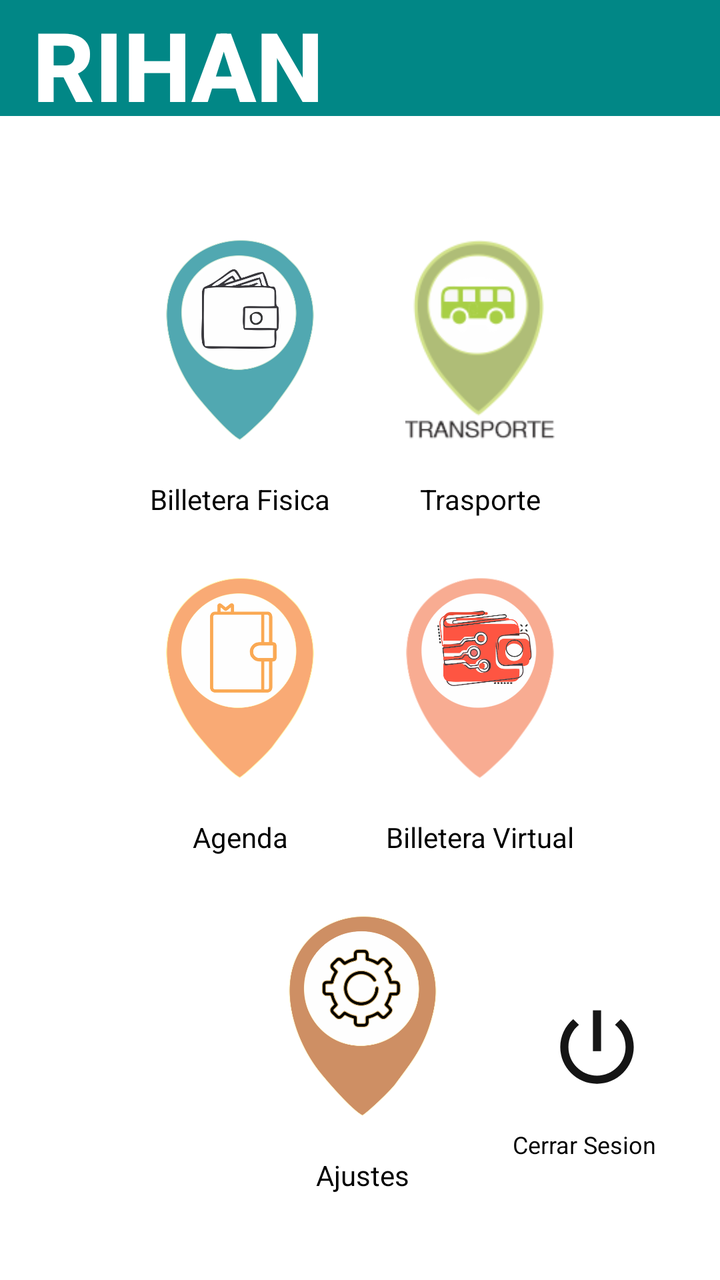
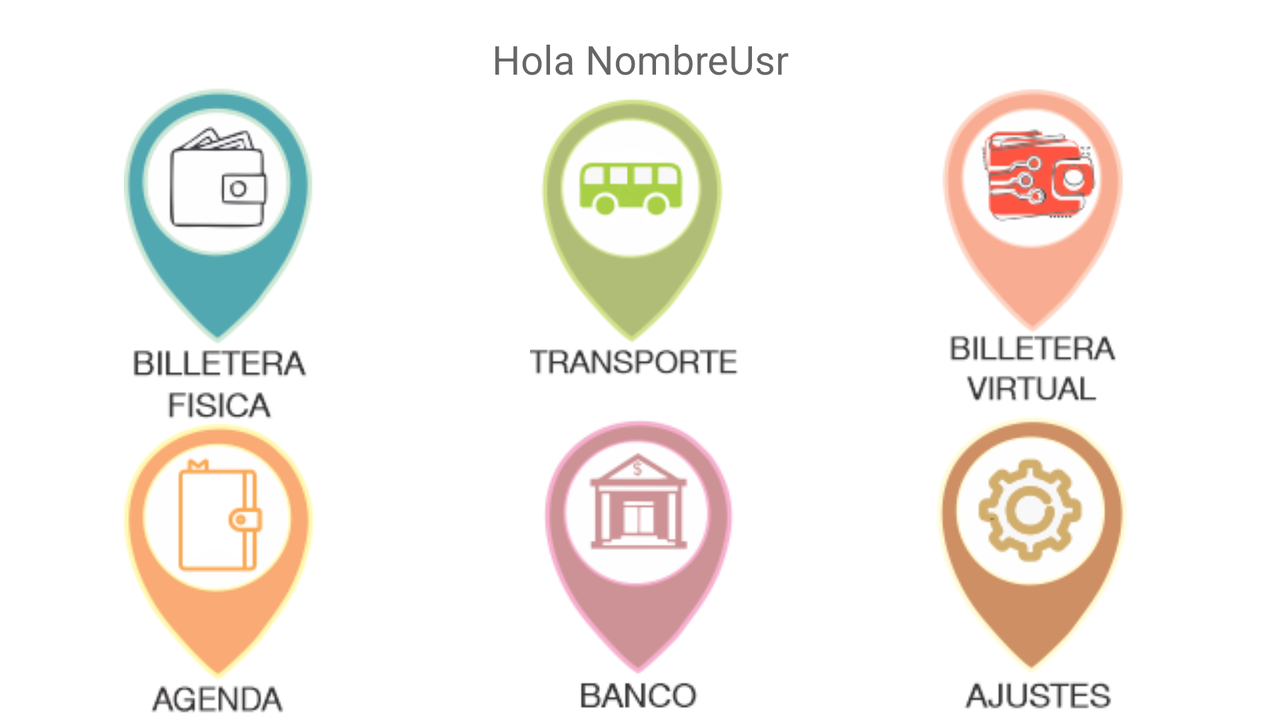

One screen, two layout resources from the same app: the default and the repository's alternative for another configuration. Each is rendered where Android would select it; the XML of both is given below.
<!-- AndroidManifest.xml: application theme Theme.RihanApp2 -->
<!-- res/layout/activity_menu_principal.xml -->
<?xml version="1.0" encoding="utf-8"?>
<androidx.constraintlayout.widget.ConstraintLayout xmlns:android="http://schemas.android.com/apk/res/android"
    xmlns:app="http://schemas.android.com/apk/res-auto"
    xmlns:tools="http://schemas.android.com/tools"
    android:layout_width="match_parent"
    android:layout_height="match_parent"
    android:background="@color/white"
    tools:context=".MenuPrincipal">

    <TextView
        android:id="@+id/textView4"
        android:layout_width="408dp"
        android:layout_height="58dp"
        android:background="@color/teal_700"
        android:fontFamily="sans-serif-medium"
        android:onClick="onClick"
        android:paddingLeft="40dp"
        android:text="@string/Titulo"
        android:textAlignment="textStart"
        android:textColor="@color/white"
        android:textSize="48sp"
        android:textStyle="bold"
        app:layout_constraintEnd_toEndOf="parent"
        app:layout_constraintStart_toStartOf="parent"
        app:layout_constraintTop_toTopOf="parent" />

    <ImageView
        android:id="@+id/imageView11"
        android:layout_width="100dp"
        android:layout_height="100dp"
        android:layout_marginStart="70dp"
        android:layout_marginTop="120dp"
        android:contentDescription="@string/IB_BF"
        android:onClick="onClick"
        app:layout_constraintStart_toStartOf="parent"
        app:layout_constraintTop_toTopOf="parent"
        app:srcCompat="@drawable/billeterafisica" />

    <ImageView
        android:id="@+id/imageView12"
        android:layout_width="100dp"
        android:layout_height="100dp"
        android:layout_marginTop="120dp"
        android:layout_marginEnd="70dp"
        android:contentDescription="@string/IB_T"
        android:onClick="onClick"
        app:layout_constraintEnd_toEndOf="parent"
        app:layout_constraintTop_toTopOf="parent"
        app:srcCompat="@drawable/trasnporte" />

    <TextView
        android:id="@+id/textView12"
        android:layout_width="wrap_content"
        android:layout_height="wrap_content"
        android:layout_marginTop="20dp"
        android:text="@string/tvBilFisica"
        android:textAlignment="center"
        android:textColor="@color/black"
        android:textSize="14sp"
        app:layout_constraintEnd_toEndOf="@+id/imageView11"
        app:layout_constraintStart_toStartOf="@+id/imageView11"
        app:layout_constraintTop_toBottomOf="@+id/imageView11" />

    <TextView
        android:id="@+id/textView13"
        android:layout_width="wrap_content"
        android:layout_height="wrap_content"
        android:layout_marginTop="20dp"
        android:text="@string/tvTrasnporte"
        android:textAlignment="center"
        android:textColor="@color/black"
        android:textSize="14sp"
        app:layout_constraintEnd_toEndOf="@+id/imageView12"
        app:layout_constraintStart_toStartOf="@+id/imageView12"
        app:layout_constraintTop_toBottomOf="@+id/imageView12" />

    <ImageView
        android:id="@+id/imageView13"
        android:layout_width="100dp"
        android:layout_height="100dp"
        android:layout_marginStart="70dp"
        android:layout_marginTop="30dp"
        android:contentDescription="@string/IB_A"
        android:onClick="onClick"
        app:layout_constraintStart_toStartOf="parent"
        app:layout_constraintTop_toBottomOf="@+id/textView12"
        app:srcCompat="@drawable/ajuste" />

    <ImageView
        android:id="@+id/imageView14"
        android:layout_width="100dp"
        android:layout_height="100dp"
        android:layout_marginTop="30dp"
        android:layout_marginEnd="70dp"
        android:contentDescription="@string/IB_BV"
        android:onClick="onClick"
        app:layout_constraintEnd_toEndOf="parent"
        app:layout_constraintTop_toBottomOf="@+id/textView13"
        app:srcCompat="@drawable/billeteravirtual" />

    <TextView
        android:id="@+id/textView17"
        android:layout_width="wrap_content"
        android:layout_height="wrap_content"
        android:layout_marginTop="20dp"
        android:text="@string/tvAgenda"
        android:textAlignment="center"
        android:textColor="@color/black"
        android:textSize="14sp"
        app:layout_constraintEnd_toEndOf="@+id/imageView13"
        app:layout_constraintStart_toStartOf="@+id/imageView13"
        app:layout_constraintTop_toBottomOf="@+id/imageView13" />

    <TextView
        android:id="@+id/textView18"
        android:layout_width="wrap_content"
        android:layout_height="wrap_content"
        android:layout_marginTop="20dp"
        android:text="@string/tvBilVirtual"
        android:textAlignment="center"
        android:textColor="@color/black"
        android:textSize="14sp"
        app:layout_constraintEnd_toEndOf="@+id/imageView14"
        app:layout_constraintStart_toStartOf="@+id/imageView14"
        app:layout_constraintTop_toBottomOf="@+id/imageView14" />

    <ImageView
        android:id="@+id/imageView15"
        android:layout_width="100dp"
        android:layout_height="100dp"
        android:layout_marginTop="30dp"
        android:contentDescription="@string/IB_AJ"
        android:onClick="onClick"
        app:layout_constraintEnd_toEndOf="@+id/imageView14"
        app:layout_constraintHorizontal_bias="0.51"
        app:layout_constraintStart_toStartOf="@+id/imageView13"
        app:layout_constraintTop_toBottomOf="@+id/textView17"
        app:srcCompat="@drawable/ajuste640" />

    <TextView
        android:id="@+id/textView19"
        android:layout_width="wrap_content"
        android:layout_height="wrap_content"
        android:layout_marginTop="20dp"
        android:text="@string/tvAjuste"
        android:textAlignment="center"
        android:textColor="@color/black"
        android:textSize="14sp"
        app:layout_constraintEnd_toEndOf="@+id/imageView15"
        app:layout_constraintStart_toStartOf="@+id/imageView15"
        app:layout_constraintTop_toBottomOf="@+id/imageView15" />

    <ImageView
        android:id="@+id/logout"
        android:layout_width="59dp"
        android:layout_height="49dp"
        android:layout_marginEnd="32dp"
        android:layout_marginBottom="92dp"
        android:background="@color/white"
        android:contentDescription="@string/CerrarSesio"
        android:minWidth="48dp"
        android:minHeight="48dp"
        android:onClick="onClick"
        app:layout_constraintBottom_toBottomOf="parent"
        app:layout_constraintEnd_toEndOf="parent"
        app:srcCompat="@drawable/ic_baseline_power_settings_new_24" />

    <TextView
        android:id="@+id/textView20"
        android:layout_width="wrap_content"
        android:layout_height="wrap_content"
        android:layout_marginTop="16dp"
        android:text="@string/tvCerrarSesion"
        android:textAlignment="center"
        android:textColor="@color/black"
        android:textSize="12sp"
        app:layout_constraintEnd_toEndOf="@+id/logout"
        app:layout_constraintHorizontal_bias="1.0"
        app:layout_constraintStart_toStartOf="@+id/logout"
        app:layout_constraintTop_toBottomOf="@+id/logout" />

    <TextView
        android:id="@+id/textView54"
        android:layout_width="157dp"
        android:layout_height="wrap_content"
        android:layout_marginStart="125dp"
        android:layout_marginTop="24dp"
        android:textAlignment="center"
        android:textColor="@color/black"
        android:textSize="20sp"
        app:layout_constraintStart_toStartOf="parent"
        app:layout_constraintTop_toBottomOf="@+id/textView4" />
</androidx.constraintlayout.widget.ConstraintLayout>
<!-- resources referenced by this layout -->
<resources>
  <color name="black">#FF000000</color>
  <color name="teal_700">#FF018786</color>
  <color name="white">#FFFFFFFF</color>
  <!-- drawable ajuste: png bitmap (drawable-v24, 34639 bytes) -->
  <!-- drawable ajuste640: png bitmap (drawable-v24, 61495 bytes) -->
  <!-- drawable billeterafisica: png bitmap (drawable-v24, 50665 bytes) -->
  <!-- drawable billeteravirtual: png bitmap (drawable-v24, 64240 bytes) -->
  <!-- drawable ic_baseline_power_settings_new_24 (drawable) -->
  <vector android:height="24dp" android:tint="#151515"
      android:viewportHeight="24" android:viewportWidth="24"
      android:width="24dp" xmlns:android="http://schemas.android.com/apk/res/android">
      <path android:fillColor="@android:color/white" android:pathData="M13,3h-2v10h2L13,3zM17.83,5.17l-1.42,1.42C17.99,7.86 19,9.81 19,12c0,3.87 -3.13,7 -7,7s-7,-3.13 -7,-7c0,-2.19 1.01,-4.14 2.58,-5.42L6.17,5.17C4.23,6.82 3,9.26 3,12c0,4.97 4.03,9 9,9s9,-4.03 9,-9c0,-2.74 -1.23,-5.18 -3.17,-6.83z"/>
  </vector>
  <!-- drawable trasnporte: png bitmap (drawable, 11382 bytes) -->
  <string name="CerrarSesio">CS</string>
  <string name="IB_A">IB-A</string>
  <string name="IB_AJ">IB_AJ</string>
  <string name="IB_BF">IB-BF</string>
  <string name="IB_BV">IB-BV</string>
  <string name="IB_T">IB-T</string>
  <string name="Titulo">RIHAN</string>
  <string name="tvAgenda">Agenda</string>
  <string name="tvAjuste">Ajustes</string>
  <string name="tvBilFisica">Billetera Fisica</string>
  <string name="tvBilVirtual">Billetera Virtual</string>
  <string name="tvCerrarSesion">Cerrar Sesion</string>
  <string name="tvTrasnporte">Trasporte</string>
  <style name="Theme.RihanApp2" parent="Theme.MaterialComponents.Light.NoActionBar">
          
          <item name="colorPrimary">@color/purple_500</item>
          <item name="colorPrimaryVariant">@color/purple_700</item>
          <item name="colorOnPrimary">@color/white</item>
          
          <item name="colorSecondary">@color/teal_200</item>
          <item name="colorSecondaryVariant">@color/teal_700</item>
          <item name="colorOnSecondary">@color/black</item>
          
          <item name="android:statusBarColor" tools:targetApi="l">?attr/colorPrimaryVariant</item>
          
      </style>
  <color name="purple_500">#FF6200EE</color>
  <color name="purple_700">#FF3700B3</color>
  <color name="teal_200">#FF03DAC5</color>
</resources>
<!-- res/layout-land/activity_menu_principal.xml (the repository's variant of the layout above) -->
<!-- drawn on the phone turned sideways -->
<?xml version="1.0" encoding="utf-8"?>
<androidx.constraintlayout.widget.ConstraintLayout xmlns:android="http://schemas.android.com/apk/res/android"
    xmlns:app="http://schemas.android.com/apk/res-auto"
    xmlns:tools="http://schemas.android.com/tools"
    android:layout_width="match_parent"
    android:layout_height="match_parent"
    tools:context=".MenuPrincipal">

    <ImageView
        android:id="@+id/IB_BF"
        android:layout_width="wrap_content"
        android:layout_height="wrap_content"
        android:contentDescription="@string/IB_BF"
        android:onClick="BilleteraFisica1"
        app:layout_constraintBottom_toBottomOf="parent"
        app:layout_constraintEnd_toEndOf="parent"
        app:layout_constraintHorizontal_bias="0.114"
        app:layout_constraintStart_toStartOf="parent"
        app:layout_constraintTop_toTopOf="parent"
        app:layout_constraintVertical_bias="0.227"
        app:srcCompat="@drawable/billetera_fisica" />

    <ImageView
        android:id="@+id/IB_T"
        android:layout_width="104dp"
        android:layout_height="168dp"
        android:contentDescription="@string/IB_T"
        app:layout_constraintBottom_toBottomOf="parent"
        app:layout_constraintEnd_toStartOf="@+id/IB_BV"
        app:layout_constraintHorizontal_bias="0.544"
        app:layout_constraintStart_toEndOf="@+id/IB_BF"
        app:layout_constraintTop_toTopOf="parent"
        app:layout_constraintVertical_bias="0.181"
        app:srcCompat="@drawable/trasnporte" />

    <ImageView
        android:id="@+id/IB_A"
        android:layout_width="wrap_content"
        android:layout_height="wrap_content"
        android:contentDescription="@string/IB_A"
        app:layout_constraintBottom_toBottomOf="parent"
        app:layout_constraintEnd_toEndOf="parent"
        app:layout_constraintHorizontal_bias="0.113"
        app:layout_constraintStart_toStartOf="parent"
        app:layout_constraintTop_toBottomOf="@+id/IB_BF"
        app:layout_constraintVertical_bias="0.488"
        app:srcCompat="@drawable/agenda" />

    <ImageView
        android:id="@+id/IB_BV"
        android:layout_width="115dp"
        android:layout_height="156dp"
        android:contentDescription="@string/IB_BV"
        app:layout_constraintBottom_toBottomOf="parent"
        app:layout_constraintEnd_toEndOf="parent"
        app:layout_constraintHorizontal_bias="0.875"
        app:layout_constraintStart_toStartOf="parent"
        app:layout_constraintTop_toTopOf="parent"
        app:layout_constraintVertical_bias="0.219"
        app:srcCompat="@drawable/billetera_virtual" />

    <ImageView
        android:id="@+id/IB_B"
        android:layout_width="wrap_content"
        android:layout_height="wrap_content"
        android:contentDescription="@string/IB_B"
        app:layout_constraintBottom_toBottomOf="parent"
        app:layout_constraintEnd_toStartOf="@+id/IB_AJ"
        app:layout_constraintHorizontal_bias="0.53"
        app:layout_constraintStart_toEndOf="@+id/IB_A"
        app:layout_constraintTop_toBottomOf="@+id/IB_T"
        app:layout_constraintVertical_bias="0.574"
        app:srcCompat="@drawable/banco" />

    <ImageView
        android:id="@+id/IB_AJ"
        android:layout_width="wrap_content"
        android:layout_height="wrap_content"
        android:contentDescription="@string/IB_AJ"
        app:layout_constraintBottom_toBottomOf="parent"
        app:layout_constraintEnd_toEndOf="parent"
        app:layout_constraintHorizontal_bias="0.861"
        app:layout_constraintStart_toStartOf="parent"
        app:layout_constraintTop_toBottomOf="@+id/IB_BV"
        app:layout_constraintVertical_bias="0.596"
        app:srcCompat="@drawable/ajustes" />

    <TextView
        android:id="@+id/nombre2_usuario"
        android:layout_width="match_parent"
        android:layout_height="32dp"
        android:autoSizeMaxTextSize="32dp"
        android:autoSizeMinTextSize="8dp"
        android:autoSizeStepGranularity="2dp"
        android:gravity="center"
        android:hint="Hola NombreUsr"
        android:textSize="20sp"
        app:layout_constraintBottom_toBottomOf="parent"
        app:layout_constraintEnd_toEndOf="parent"
        app:layout_constraintStart_toStartOf="parent"
        app:layout_constraintTop_toTopOf="parent"
        app:layout_constraintVertical_bias="0.042" />

    <androidx.constraintlayout.widget.Guideline
        android:id="@+id/guideline8"
        android:layout_width="wrap_content"
        android:layout_height="wrap_content"
        android:orientation="vertical"
        app:layout_constraintGuide_percent="0.5" />
</androidx.constraintlayout.widget.ConstraintLayout>
<!-- resources referenced by the variant -->
<!-- as the phone turned sideways resolves them -->
<resources>
  <!-- drawable agenda: png bitmap (drawable, 9901 bytes) -->
  <!-- drawable ajustes: png bitmap (drawable, 12118 bytes) -->
  <!-- drawable banco: png bitmap (drawable, 11024 bytes) -->
  <!-- drawable billetera_fisica: png bitmap (drawable, 12586 bytes) -->
  <!-- drawable billetera_virtual: png bitmap (drawable, 13725 bytes) -->
  <!-- drawable trasnporte: png bitmap (drawable, 11382 bytes) -->
  <string name="IB_A">IB-A</string>
  <string name="IB_AJ">IB_AJ</string>
  <string name="IB_B">IB_BANCO</string>
  <string name="IB_BF">IB-BF</string>
  <string name="IB_BV">IB-BV</string>
  <string name="IB_T">IB-T</string>
  <style name="Theme.RihanApp2" parent="Theme.MaterialComponents.Light.NoActionBar">
          
          <item name="colorPrimary">@color/purple_500</item>
          <item name="colorPrimaryVariant">@color/purple_700</item>
          <item name="colorOnPrimary">@color/white</item>
          
          <item name="colorSecondary">@color/teal_200</item>
          <item name="colorSecondaryVariant">@color/teal_700</item>
          <item name="colorOnSecondary">@color/black</item>
          
          <item name="android:statusBarColor" tools:targetApi="l">?attr/colorPrimaryVariant</item>
          
      </style>
  <color name="purple_500">#FF6200EE</color>
  <color name="purple_700">#FF3700B3</color>
  <color name="white">#FFFFFFFF</color>
  <color name="teal_200">#FF03DAC5</color>
  <color name="teal_700">#FF018786</color>
  <color name="black">#FF000000</color>
</resources>
